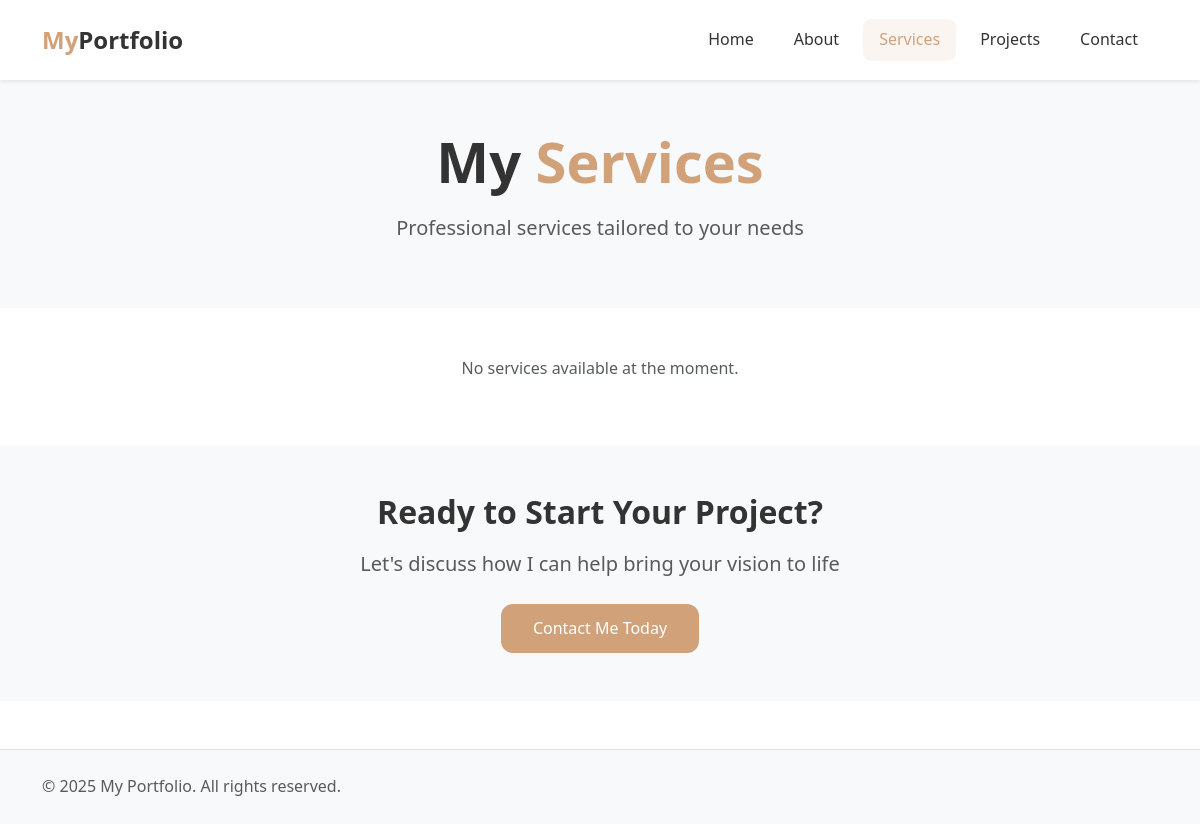
/services/, run on an earlier commit of the app's database.
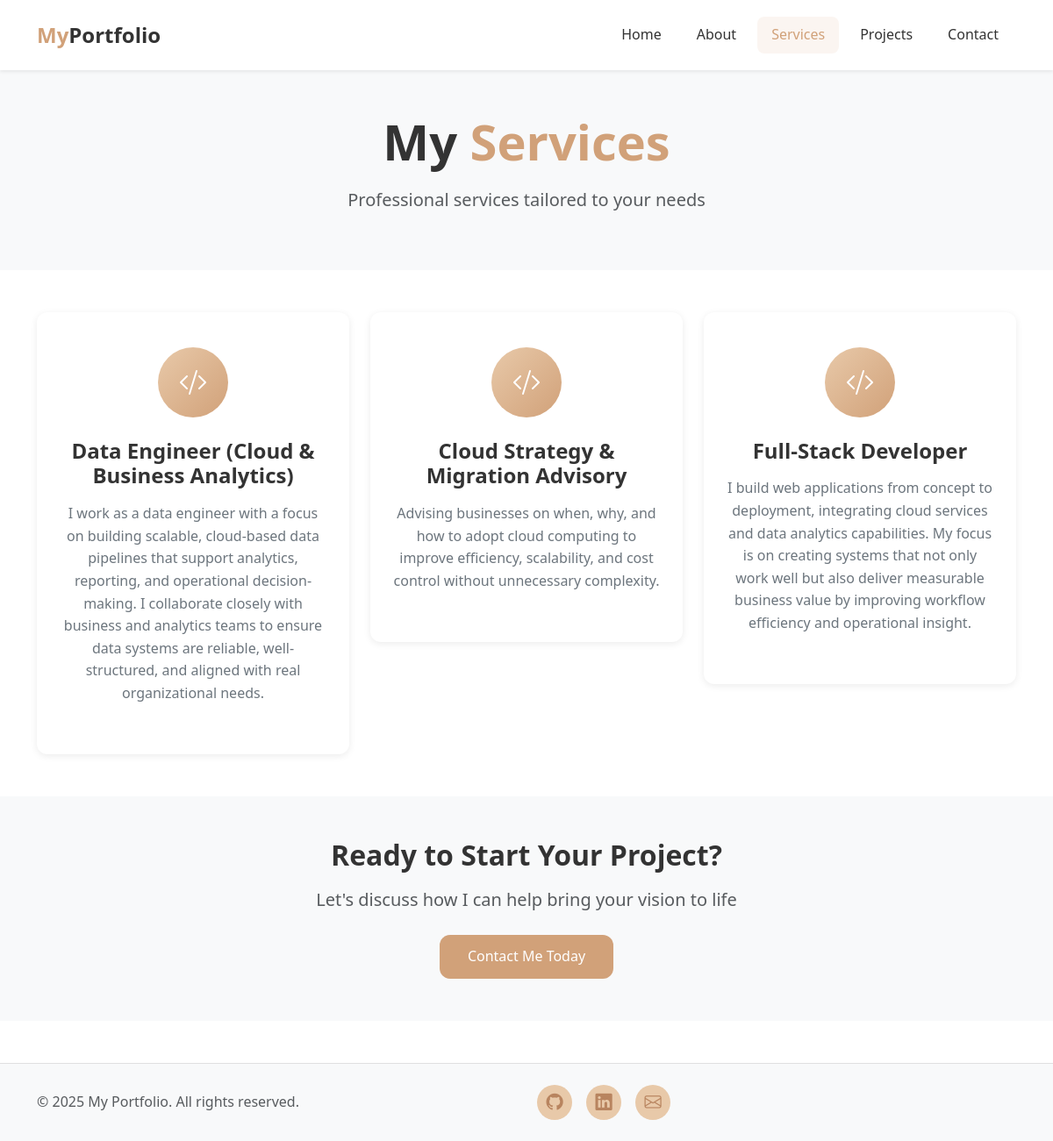
And on a later commit of the database.
### portfolio/models.py (models this page shows, shortened)
class Service(models.Model):
    title = models.CharField(max_length=200)
    description = models.TextField()
    icon = models.CharField(max_length=50, default='code-slash')  # Bootstrap icon name
    features = models.TextField(blank=True, help_text="Enter each feature on a new line")
    order = models.IntegerField(default=0)
    class Meta:
        ordering = ['order']

### portfolio/views.py (the view)
# urls.py: path('services/', views.services, name='services'),
def services(request):
    profile = Profile.objects.first()
    services = Service.objects.all()
    context = {
        'profile': profile,
        'services': services,
    }
    return render(request, 'services.html', context)

### portfolio/templates/services.html (shortened to what this page needs)
{% extends 'base.html' %}
{% load static %}
{% block content %}
<section class="py-5 bg-light">
    <div class="container text-center">
        <h1 class="display-4 fw-bold mb-3">My <span class="text-caramel">Services</span></h1>
        <p class="lead text-muted">Professional services tailored to your needs</p>
    </div>
</section>
<section class="py-5">
    <div class="container">
        <div class="row g-4">
            {% for service in services %}
            <div class="col-md-6 col-lg-4">
                <div class="service-card">
                    <div class="service-icon">
                        <i class="bi bi-{{ service.icon|default:'code-slash' }}"></i>
                    </div>
                    <h3>{{ service.title }}</h3>
                    <p>{{ service.description }}</p>
                </div>
            </div>
            {% empty %}
            <div class="col-12 text-center">
                <p class="text-muted">No services available at the moment.</p>
            </div>
            {% endfor %}
        </div>
    </div>
</section>
<section class="py-5 bg-light">
    <div class="container">
        <div class="row justify-content-center">
            <div class="col-lg-8 text-center">
                <h2 class="mb-3">Ready to Start Your Project?</h2>
                <p class="lead text-muted mb-4">Let's discuss how I can help bring your vision to life</p>
                <a href="{% url 'contact' %}" class="btn-caramel">Contact Me Today</a>
            </div>
        </div>
    </div>
</section>
{% endblock %}

### portfolio/templates/base.html (shortened to what this page needs)
{% load static %}
<!DOCTYPE html>
<html lang="en">
<head>
    <link href="https://cdn.jsdelivr.net/npm/bootstrap@5.3.0/dist/css/bootstrap.min.css" rel="stylesheet">
    <link rel="stylesheet" href="https://cdn.jsdelivr.net/npm/bootstrap-icons@1.11.0/font/bootstrap-icons.css">
    <link rel="stylesheet" href="{% static 'css/style.css' %}">
</head>
<body>
    <nav class="navbar navbar-expand-lg navbar-light bg-white shadow-sm sticky-top">
        <div class="container">
            <a class="navbar-brand fw-bold" href="{% url 'home' %}">
                <span class="text-caramel">My</span>Portfolio
            </a>
            <div class="collapse navbar-collapse" id="navbarNav">
                <ul class="navbar-nav ms-auto">
                    <li class="nav-item">
                        <a class="nav-link {% if request.resolver_match.url_name == 'home' %}active{% endif %}" href="{% url 'home' %}">Home</a>
                    </li>
                    <li class="nav-item">
                        <a class="nav-link {% if request.resolver_match.url_name == 'about' %}active{% endif %}" href="{% url 'about' %}">About</a>
                    </li>
                    <li class="nav-item">
                        <a class="nav-link {% if request.resolver_match.url_name == 'services' %}active{% endif %}" href="{% url 'services' %}">Services</a>
                    </li>
                    <li class="nav-item">
                        <a class="nav-link {% if request.resolver_match.url_name == 'projects' %}active{% endif %}" href="{% url 'projects' %}">Projects</a>
                    </li>
                    <li class="nav-item">
                        <a class="nav-link {% if request.resolver_match.url_name == 'contact' %}active{% endif %}" href="{% url 'contact' %}">Contact</a>
                    </li>
                </ul>
            </div>
        </div>
    </nav>
    <main>
        {% block content %}{% endblock %}
    </main>
    <footer class="bg-light py-4 mt-5">
        <div class="container">
            <div class="row align-items-center">
                <div class="col-md-6 text-center text-md-start mb-3 mb-md-0">
                    <p class="mb-0 text-muted">&copy; {% now "Y" %} My Portfolio. All rights reserved.</p>
                </div>
                <div class="col-md-6">
                    <div class="social-links text-center text-md-end">
                        {% if profile.github %}
                        <a href="{{ profile.github }}" target="_blank" class="social-icon">
                            <i class="bi bi-github"></i>
                        </a>
                        {% endif %}
                        {% if profile.linkedin %}
                        <a href="{{ profile.linkedin }}" target="_blank" class="social-icon">
                            <i class="bi bi-linkedin"></i>
                        </a>
                        {% endif %}
                        {% if profile.email %}
                        <a href="mailto:{{ profile.email }}" class="social-icon">
                            <i class="bi bi-envelope"></i>
                        </a>
                        {% endif %}
                    </div>
                </div>
            </div>
        </div>
    </footer>
</body>
</html>

### portfolio/static/css/style.css (style rules this page uses)
:root { --caramel: #D1A179; --caramel-dark: #B8845F; --caramel-light: #E8C9A9; --text-dark: #333333; --text-muted: #6c757d; --shadow-sm: 0 2px 8px rgba(0, 0, 0, 0.08); --shadow-md: 0 4px 16px rgba(0, 0, 0, 0.12); --shadow-lg: 0 8px 24px rgba(0, 0, 0, 0.15); --border-radius: 12px; --transition: all 0.3s ease; }
* { margin: 0; padding: 0; box-sizing: border-box; }
body { font-family: 'Segoe UI', Tahoma, Geneva, Verdana, sans-serif; color: var(--text-dark); line-height: 1.6; background-color: #ffffff; }
h1, h2, h3, h4, h5, h6 { font-weight: 600; color: var(--text-dark); }
a { text-decoration: none; transition: var(--transition); }
.text-caramel { color: var(--caramel) !important; }
.btn-caramel { background-color: var(--caramel); color: white; border: none; padding: 12px 32px; border-radius: var(--border-radius); font-weight: 500; transition: var(--transition); display: inline-block; }
.navbar { padding: 1rem 0; transition: var(--transition); }
.navbar-brand { font-size: 1.5rem; color: var(--text-dark) !important; }
.nav-link { color: var(--text-dark) !important; font-weight: 500; padding: 0.5rem 1rem !important; margin: 0 0.25rem; border-radius: 8px; transition: var(--transition); }
.nav-link:hover, .nav-link.active { color: var(--caramel) !important; background-color: rgba(209, 161, 121, 0.1); }
.service-card { text-align: center; padding: 2.5rem 1.5rem; background: white; border-radius: var(--border-radius); box-shadow: var(--shadow-sm); transition: var(--transition); }
.service-icon { width: 80px; height: 80px; background: linear-gradient(135deg, var(--caramel-light), var(--caramel)); border-radius: 50%; display: flex; align-items: center; justify-content: center; margin: 0 auto 1.5rem; font-size: 2rem; color: white; }
.service-card h3 { font-size: 1.5rem; margin-bottom: 1rem; }
.service-card p { color: var(--text-muted); }
.social-links { display: flex; gap: 1rem; align-items: center; }
.social-icon { display: inline-flex; align-items: center; justify-content: center; width: 40px; height: 40px; border-radius: 50%; background-color: var(--caramel-light); color: var(--caramel-dark); font-size: 1.2rem; transition: var(--transition); }
footer { background-color: #f8f9fa; border-top: 1px solid #e0e0e0; }

What changed in the data, as far as the page shows it:
added Service: title "Data Engineer (Cloud & Business Analytics)", description "I work as a data engineer with a focus on building scalable, cloud-based data pipelines that support analytics, reporting, and operational decision-making. I collaborate closely with business and analytics teams to ensure data systems are reliable, well-structured, and aligned with real organizational needs."
added Service: title "Cloud Strategy & Migration Advisory", description "Advising businesses on when, why, and how to adopt cloud computing to improve efficiency, scalability, and cost control without unnecessary complexity."
added Service: title "Full-Stack Developer", description "I build web applications from concept to deployment, integrating cloud services and data analytics capabilities. My focus is on creating systems that not only work well but also deliver measurable business value by improving workflow efficiency and operational insight."
Also different on the page:
text no longer shown: "No services available at the moment."
